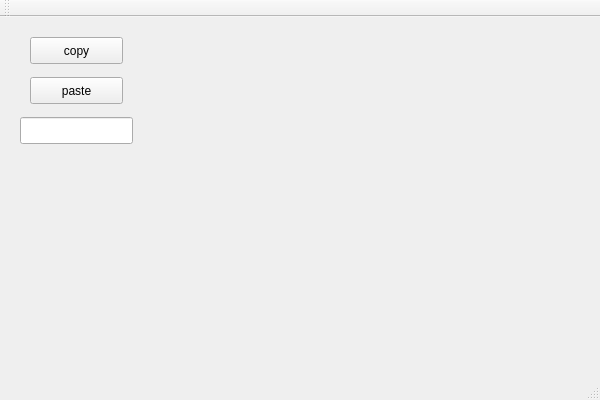
<?xml version="1.0" encoding="UTF-8"?>
<ui version="4.0">
 <class>MainWindow</class>
 <widget class="QMainWindow" name="MainWindow">
  <property name="geometry">
   <rect>
    <x>0</x>
    <y>0</y>
    <width>600</width>
    <height>400</height>
   </rect>
  </property>
  <property name="windowTitle">
   <string>MainWindow</string>
  </property>
  <widget class="QWidget" name="centralWidget">
   <widget class="QLineEdit" name="lineEdit">
    <property name="geometry">
     <rect>
      <x>20</x>
      <y>100</y>
      <width>113</width>
      <height>27</height>
     </rect>
    </property>
   </widget>
   <widget class="QPushButton" name="pushButton">
    <property name="geometry">
     <rect>
      <x>30</x>
      <y>20</y>
      <width>93</width>
      <height>27</height>
     </rect>
    </property>
    <property name="text">
     <string>copy</string>
    </property>
   </widget>
   <widget class="QPushButton" name="pushButton_2">
    <property name="geometry">
     <rect>
      <x>30</x>
      <y>60</y>
      <width>93</width>
      <height>27</height>
     </rect>
    </property>
    <property name="text">
     <string>paste</string>
    </property>
   </widget>
  </widget>
  <widget class="QMenuBar" name="menuBar">
   <property name="geometry">
    <rect>
     <x>0</x>
     <y>0</y>
     <width>600</width>
     <height>24</height>
    </rect>
   </property>
  </widget>
  <widget class="QToolBar" name="mainToolBar">
   <attribute name="toolBarArea">
    <enum>TopToolBarArea</enum>
   </attribute>
   <attribute name="toolBarBreak">
    <bool>false</bool>
   </attribute>
  </widget>
  <widget class="QStatusBar" name="statusBar"/>
 </widget>
 <layoutdefault spacing="6" margin="11"/>
 <resources/>
 <connections>
  <connection>
   <sender>pushButton</sender>
   <signal>clicked()</signal>
   <receiver>MainWindow</receiver>
   <slot>slot_pbutton_copy()</slot>
   <hints>
    <hint type="sourcelabel">
     <x>105</x>
     <y>70</y>
    </hint>
    <hint type="destinationlabel">
     <x>253</x>
     <y>68</y>
    </hint>
   </hints>
  </connection>
  <connection>
   <sender>pushButton_2</sender>
   <signal>clicked()</signal>
   <receiver>MainWindow</receiver>
   <slot>slot_pbutton_paste()</slot>
   <hints>
    <hint type="sourcelabel">
     <x>107</x>
     <y>109</y>
    </hint>
    <hint type="destinationlabel">
     <x>257</x>
     <y>116</y>
    </hint>
   </hints>
  </connection>
 </connections>
 <slots>
  <slot>slot_pbutton_copy()</slot>
  <slot>slot_pbutton_paste()</slot>
 </slots>
</ui>
